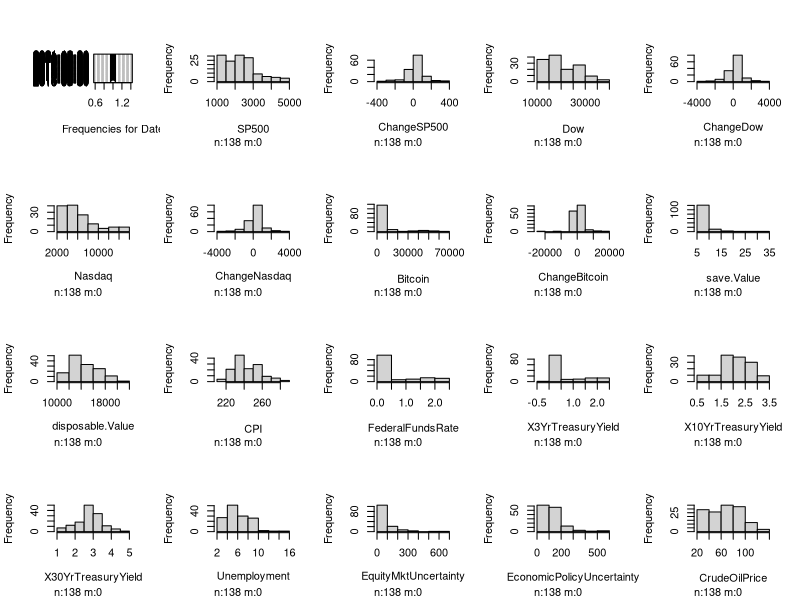
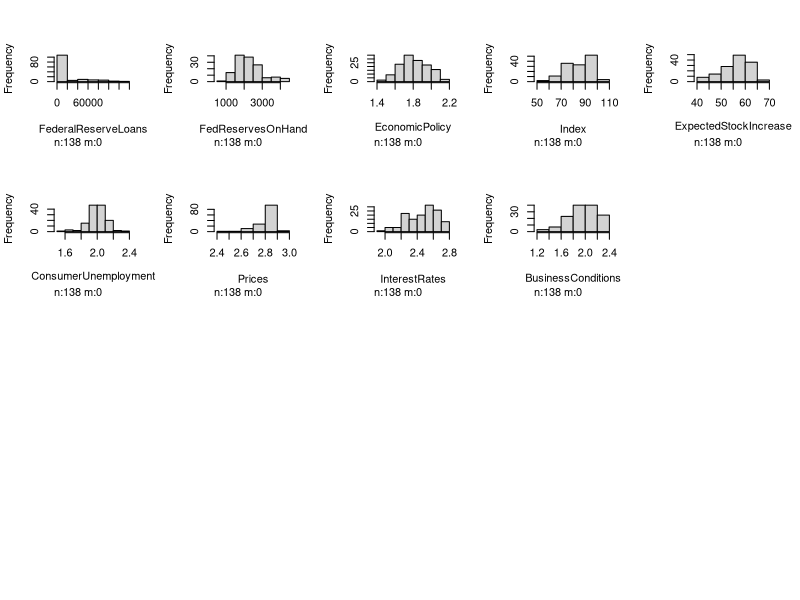

Source code (R) for these figures, in order: (Note: this script raises an error after producing the figures.)
## ---- chunk 1
knitr::opts_chunk$set(echo = TRUE)
## ---- chunk 2
install.packages("dplyr")
library(dplyr)
install.packages("caret")
library(caret)
install.packages("Hmisc")
library(Hmisc)
install.packages("tidyverse")
library(tidyverse)
## ---- chunk 3
Data <- read.csv("BitcoinData.csv", header = TRUE, sep = ",")
VarSelection <- Data[11:148,]
## ---- chunk 4
summary(VarSelection)
## ---- chunk 5
hist.data.frame(VarSelection)
## ---- chunk 6
#install.packages("corrplot")
#library(corrplot)

assumptions <- VarSelection %>% 
  select(-c(Date,Dow,SP500,Nasdaq,Bitcoin,ChangeDow,ChangeSP500,ChangeNasdaq))

corrplot(cor(assumptions), tl.col = "black", tl.cex = 0.8)
corrplot(cor(assumptions), method = "number",tl.col = "black", tl.cex = 0.8,)
## ---- chunk 7
assumptions1<- subset(assumptions, select = -c(X3YrTreasuryYield,disposable.Value,X30YrTreasuryYield,BusinessConditions,Unemployment) )

corrplot(cor(assumptions1), tl.col = "black", tl.cex = 0.8)
## ---- chunk 8
multiVarModel <- lm(ChangeBitcoin ~ ., data = assumptions1)

par(mfrow = c(2, 2))
plot(multiVarModel)
## ---- chunk 9
plot(multiVarModel,1)
## ---- chunk 10
plot(multiVarModel,2)
## ---- chunk 11
plot(multiVarModel,3)
## ---- chunk 12
library(lmtest)
bptest(multiVarModel)
## ---- chunk 13

multiVarModel2 <- lm(ChangeBitcoin~., data = BitcoinLasso)
plot(multiVarModel2, 3)

## ---- chunk 14
x <- assumptions1 %>% 
  select(-c(ChangeBitcoin))

# Scale data
BitcoinScaled <- preProcess(x, method = c("center", "scale"))
x <- predict(BitcoinScaled, x)

BitcoinScaled <- data.frame(cbind(x,assumptions1$ChangeBitcoin))
names(BitcoinScaled)[names(BitcoinScaled)== "assumptions1.ChangeBitcoin"] <- "ChangeBitcoin"

## ---- chunk 15
index <- createDataPartition(BitcoinLasso$ChangeBitcoin, p=0.85, list=FALSE)

BitcoinTrain <- BitcoinLasso[index,]
BitcoinTest <- BitcoinLasso[-index,]
## ---- chunk 16
Lasso_bit <- train(ChangeBitcoin ~ ., data = BitcoinTrain, method = "glmnet", 
                   tuneGrid = expand.grid(alpha = 1, lambda = 1))

## ---- chunk 17
a <- data.frame(as.data.frame.matrix(coef(Lasso_bit$finalModel, Lasso_bit$bestTune$lambda)))

## ---- chunk 18
RF <- BitcoinScaled

index <- createDataPartition(RF$ChangeBitcoin, p=0.85, list=FALSE)

BitcoinTrainRF <- RF[index,]
BitcoinTestRF <- RF[-index,]

## ---- chunk 19
trctrl = trainControl(method = "repeatedcv")

RF_bit = train(ChangeBitcoin ~ ., data = BitcoinTrainRF, method = "rf", trControl = trctrl,
               ntree = 500,importance = TRUE)
## ---- chunk 20
RF_bit$results
## ---- chunk 21
ImportanceReg = varImp(RF_bit)

plot(ImportanceReg, main = "Variable Importance from Random Forest", ylab = "Independent Variables", col = "darkolivegreen3" )
## ---- chunk 22
p <- ggplot(ImportanceReg, aes(x=variable, weight=importance, fill=variable)) 
p <- p + geom_bar(stat="identity",fill = "cornflowerblue")
p <- p + ggtitle("Bitcoin Variable Importance from Random Forest")
p <- p + theme(panel.background = element_rect(fill = "lightgrey",colour = "lightgrey"))
p
